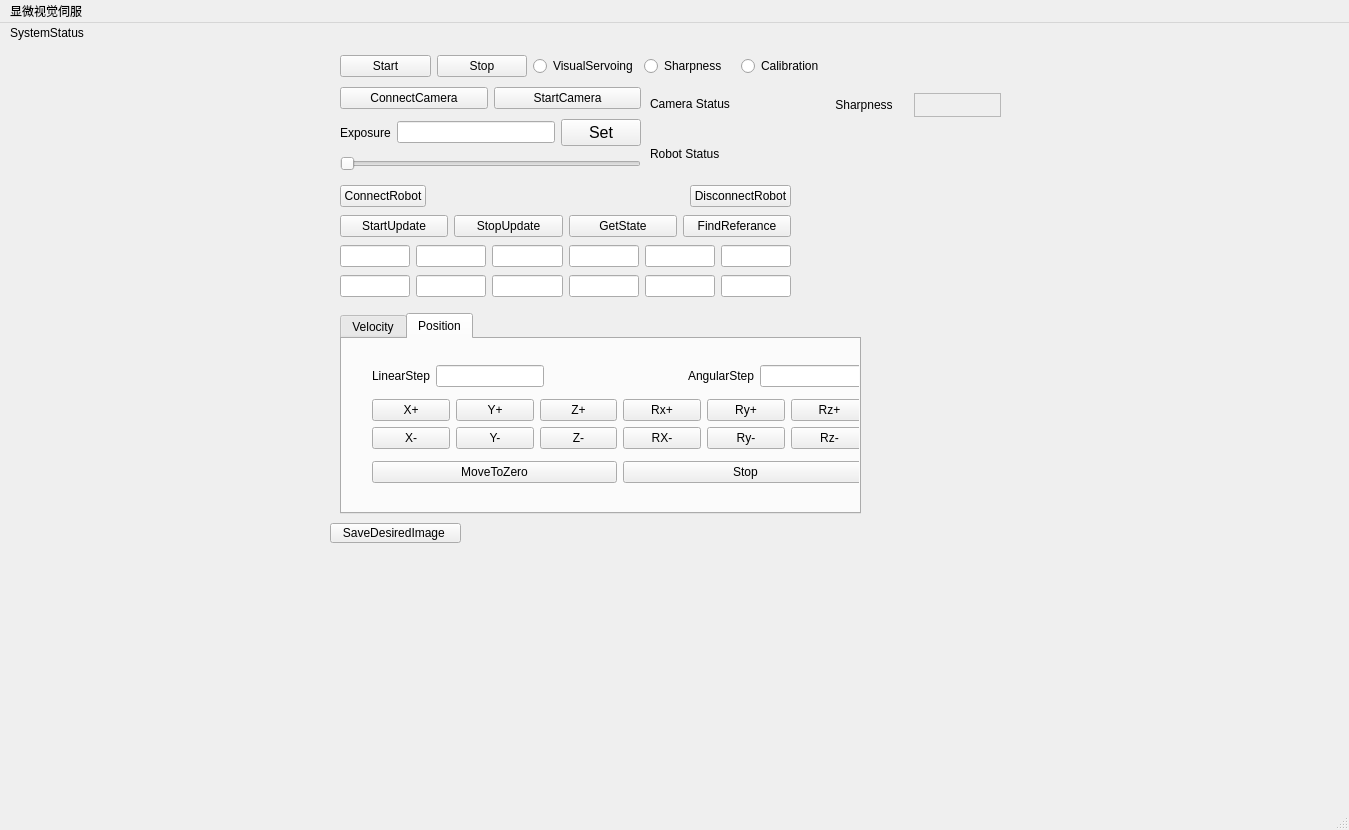
<?xml version="1.0" encoding="UTF-8"?>
<ui version="4.0">
 <class>MainWindow</class>
 <widget class="QMainWindow" name="MainWindow">
  <property name="geometry">
   <rect>
    <x>0</x>
    <y>0</y>
    <width>1349</width>
    <height>830</height>
   </rect>
  </property>
  <property name="windowTitle">
   <string>MainWindow</string>
  </property>
  <widget class="QWidget" name="centralwidget">
   <widget class="QTabWidget" name="Robot_Control">
    <property name="geometry">
     <rect>
      <x>340</x>
      <y>290</y>
      <width>521</width>
      <height>201</height>
     </rect>
    </property>
    <property name="currentIndex">
     <number>1</number>
    </property>
    <widget class="QWidget" name="tab">
     <attribute name="title">
      <string>Velocity</string>
     </attribute>
     <widget class="QWidget" name="verticalLayoutWidget_7">
      <property name="geometry">
       <rect>
        <x>10</x>
        <y>10</y>
        <width>496</width>
        <height>155</height>
       </rect>
      </property>
      <layout class="QVBoxLayout" name="verticalLayout_7">
       <item>
        <layout class="QHBoxLayout" name="horizontalLayout">
         <item>
          <widget class="QLabel" name="label_59">
           <property name="text">
            <string>LinearStep</string>
           </property>
           <property name="alignment">
            <set>Qt::AlignCenter</set>
           </property>
          </widget>
         </item>
         <item>
          <widget class="QLineEdit" name="linear_velocity_step"/>
         </item>
         <item>
          <spacer name="horizontalSpacer">
           <property name="orientation">
            <enum>Qt::Horizontal</enum>
           </property>
           <property name="sizeHint" stdset="0">
            <size>
             <width>40</width>
             <height>20</height>
            </size>
           </property>
          </spacer>
         </item>
         <item>
          <widget class="QLabel" name="label_60">
           <property name="text">
            <string>AngularStep</string>
           </property>
           <property name="alignment">
            <set>Qt::AlignCenter</set>
           </property>
          </widget>
         </item>
         <item>
          <widget class="QLineEdit" name="angular_velocity_step"/>
         </item>
        </layout>
       </item>
       <item>
        <layout class="QHBoxLayout" name="horizontalLayout_2">
         <item>
          <layout class="QVBoxLayout" name="verticalLayout">
           <item>
            <widget class="QPushButton" name="Vx_p">
             <property name="text">
              <string>Vx+</string>
             </property>
            </widget>
           </item>
           <item>
            <widget class="QLineEdit" name="current_vec_x"/>
           </item>
           <item>
            <widget class="QPushButton" name="Vx_n">
             <property name="text">
              <string>Vx-</string>
             </property>
            </widget>
           </item>
          </layout>
         </item>
         <item>
          <layout class="QVBoxLayout" name="verticalLayout_2">
           <item>
            <widget class="QPushButton" name="Vy_p">
             <property name="text">
              <string>Vy+</string>
             </property>
            </widget>
           </item>
           <item>
            <widget class="QLineEdit" name="current_vec_y"/>
           </item>
           <item>
            <widget class="QPushButton" name="Vy_n">
             <property name="text">
              <string>Vy-</string>
             </property>
            </widget>
           </item>
          </layout>
         </item>
         <item>
          <layout class="QVBoxLayout" name="verticalLayout_3">
           <item>
            <widget class="QPushButton" name="Vz_p">
             <property name="text">
              <string>Vz+</string>
             </property>
            </widget>
           </item>
           <item>
            <widget class="QLineEdit" name="current_vec_z"/>
           </item>
           <item>
            <widget class="QPushButton" name="Vz_n">
             <property name="text">
              <string>Vz-</string>
             </property>
            </widget>
           </item>
          </layout>
         </item>
         <item>
          <layout class="QVBoxLayout" name="verticalLayout_6">
           <item>
            <widget class="QPushButton" name="Wx_p">
             <property name="text">
              <string>Wx+</string>
             </property>
            </widget>
           </item>
           <item>
            <widget class="QLineEdit" name="current_vec_rx"/>
           </item>
           <item>
            <widget class="QPushButton" name="Wx_n">
             <property name="text">
              <string>Wx-</string>
             </property>
            </widget>
           </item>
          </layout>
         </item>
         <item>
          <layout class="QVBoxLayout" name="verticalLayout_5">
           <item>
            <widget class="QPushButton" name="Wy_p">
             <property name="text">
              <string>Wy+</string>
             </property>
            </widget>
           </item>
           <item>
            <widget class="QLineEdit" name="current_vec_ry"/>
           </item>
           <item>
            <widget class="QPushButton" name="Wy_n">
             <property name="text">
              <string>Wy-</string>
             </property>
            </widget>
           </item>
          </layout>
         </item>
         <item>
          <layout class="QVBoxLayout" name="verticalLayout_4">
           <item>
            <widget class="QPushButton" name="Wz_p">
             <property name="text">
              <string>Wz+</string>
             </property>
            </widget>
           </item>
           <item>
            <widget class="QLineEdit" name="current_vec_rz"/>
           </item>
           <item>
            <widget class="QPushButton" name="Wz_n">
             <property name="text">
              <string>Wz-</string>
             </property>
            </widget>
           </item>
          </layout>
         </item>
        </layout>
       </item>
       <item>
        <layout class="QHBoxLayout" name="horizontalLayout_14">
         <item>
          <widget class="QPushButton" name="MoveToZero">
           <property name="text">
            <string>MoveToZero</string>
           </property>
          </widget>
         </item>
         <item>
          <widget class="QPushButton" name="Stop">
           <property name="text">
            <string>Stop</string>
           </property>
          </widget>
         </item>
        </layout>
       </item>
      </layout>
     </widget>
    </widget>
    <widget class="QWidget" name="tab_2">
     <attribute name="title">
      <string>Position</string>
     </attribute>
     <widget class="QWidget" name="verticalLayoutWidget_11">
      <property name="geometry">
       <rect>
        <x>30</x>
        <y>20</y>
        <width>496</width>
        <height>131</height>
       </rect>
      </property>
      <layout class="QVBoxLayout" name="verticalLayout_17">
       <item>
        <layout class="QHBoxLayout" name="horizontalLayout_10">
         <item>
          <layout class="QHBoxLayout" name="horizontalLayout_8">
           <item>
            <widget class="QLabel" name="label_61">
             <property name="text">
              <string>LinearStep</string>
             </property>
             <property name="alignment">
              <set>Qt::AlignCenter</set>
             </property>
            </widget>
           </item>
           <item>
            <widget class="QLineEdit" name="linear_position_step"/>
           </item>
          </layout>
         </item>
         <item>
          <spacer name="horizontalSpacer_3">
           <property name="orientation">
            <enum>Qt::Horizontal</enum>
           </property>
           <property name="sizeHint" stdset="0">
            <size>
             <width>40</width>
             <height>20</height>
            </size>
           </property>
          </spacer>
         </item>
         <item>
          <layout class="QHBoxLayout" name="horizontalLayout_9">
           <item>
            <widget class="QLabel" name="label_62">
             <property name="text">
              <string>AngularStep</string>
             </property>
             <property name="alignment">
              <set>Qt::AlignCenter</set>
             </property>
            </widget>
           </item>
           <item>
            <widget class="QLineEdit" name="angular_position_step"/>
           </item>
          </layout>
         </item>
        </layout>
       </item>
       <item>
        <layout class="QHBoxLayout" name="horizontalLayout_4">
         <item>
          <layout class="QVBoxLayout" name="verticalLayout_11">
           <item>
            <widget class="QPushButton" name="Px_p">
             <property name="text">
              <string>X+</string>
             </property>
            </widget>
           </item>
           <item>
            <widget class="QPushButton" name="Px_n">
             <property name="text">
              <string>X-</string>
             </property>
            </widget>
           </item>
          </layout>
         </item>
         <item>
          <layout class="QVBoxLayout" name="verticalLayout_13">
           <item>
            <widget class="QPushButton" name="Py_p">
             <property name="text">
              <string>Y+</string>
             </property>
            </widget>
           </item>
           <item>
            <widget class="QPushButton" name="Py_n">
             <property name="text">
              <string>Y-</string>
             </property>
            </widget>
           </item>
          </layout>
         </item>
         <item>
          <layout class="QVBoxLayout" name="verticalLayout_12">
           <item>
            <widget class="QPushButton" name="Pz_p">
             <property name="text">
              <string>Z+</string>
             </property>
            </widget>
           </item>
           <item>
            <widget class="QPushButton" name="Pz_n">
             <property name="text">
              <string>Z-</string>
             </property>
            </widget>
           </item>
          </layout>
         </item>
         <item>
          <layout class="QVBoxLayout" name="verticalLayout_14">
           <item>
            <widget class="QPushButton" name="Rx_p">
             <property name="text">
              <string>Rx+</string>
             </property>
            </widget>
           </item>
           <item>
            <widget class="QPushButton" name="Rx_n">
             <property name="text">
              <string>RX-</string>
             </property>
            </widget>
           </item>
          </layout>
         </item>
         <item>
          <layout class="QVBoxLayout" name="verticalLayout_18">
           <item>
            <widget class="QPushButton" name="Ry_p">
             <property name="text">
              <string>Ry+</string>
             </property>
            </widget>
           </item>
           <item>
            <widget class="QPushButton" name="Ry_n">
             <property name="text">
              <string>Ry-</string>
             </property>
            </widget>
           </item>
          </layout>
         </item>
         <item>
          <layout class="QVBoxLayout" name="verticalLayout_15">
           <item>
            <widget class="QPushButton" name="Rz_p">
             <property name="text">
              <string>Rz+</string>
             </property>
            </widget>
           </item>
           <item>
            <widget class="QPushButton" name="Rz_n">
             <property name="text">
              <string>Rz-</string>
             </property>
            </widget>
           </item>
          </layout>
         </item>
        </layout>
       </item>
       <item>
        <layout class="QHBoxLayout" name="horizontalLayout_18">
         <item>
          <widget class="QPushButton" name="MoveToZero_2">
           <property name="text">
            <string>MoveToZero</string>
           </property>
          </widget>
         </item>
         <item>
          <widget class="QPushButton" name="Stop_2">
           <property name="text">
            <string>Stop</string>
           </property>
          </widget>
         </item>
        </layout>
       </item>
      </layout>
     </widget>
    </widget>
   </widget>
   <widget class="QWidget" name="verticalLayoutWidget_8">
    <property name="geometry">
     <rect>
      <x>340</x>
      <y>160</y>
      <width>451</width>
      <height>118</height>
     </rect>
    </property>
    <layout class="QVBoxLayout" name="verticalLayout_8">
     <item>
      <layout class="QHBoxLayout" name="horizontalLayout_3">
       <item>
        <widget class="QPushButton" name="connect">
         <property name="text">
          <string>ConnectRobot</string>
         </property>
        </widget>
       </item>
       <item>
        <spacer name="horizontalSpacer_2">
         <property name="orientation">
          <enum>Qt::Horizontal</enum>
         </property>
         <property name="sizeHint" stdset="0">
          <size>
           <width>40</width>
           <height>20</height>
          </size>
         </property>
        </spacer>
       </item>
       <item>
        <widget class="QPushButton" name="disconnect">
         <property name="text">
          <string>DisconnectRobot</string>
         </property>
        </widget>
       </item>
      </layout>
     </item>
     <item>
      <layout class="QHBoxLayout" name="horizontalLayout_5">
       <item>
        <widget class="QPushButton" name="StartUpdate">
         <property name="text">
          <string>StartUpdate</string>
         </property>
        </widget>
       </item>
       <item>
        <widget class="QPushButton" name="StopUpdate">
         <property name="text">
          <string>StopUpdate</string>
         </property>
        </widget>
       </item>
       <item>
        <widget class="QPushButton" name="getState">
         <property name="text">
          <string>GetState</string>
         </property>
        </widget>
       </item>
       <item>
        <widget class="QPushButton" name="FindReferance">
         <property name="text">
          <string>FindReferance</string>
         </property>
        </widget>
       </item>
      </layout>
     </item>
     <item>
      <layout class="QHBoxLayout" name="horizontalLayout_15">
       <item>
        <widget class="QLineEdit" name="current_pos_x"/>
       </item>
       <item>
        <widget class="QLineEdit" name="current_pos_y"/>
       </item>
       <item>
        <widget class="QLineEdit" name="current_pos_z"/>
       </item>
       <item>
        <widget class="QLineEdit" name="current_pos_rx"/>
       </item>
       <item>
        <widget class="QLineEdit" name="current_pos_ry"/>
       </item>
       <item>
        <widget class="QLineEdit" name="current_pos_rz"/>
       </item>
      </layout>
     </item>
     <item>
      <layout class="QHBoxLayout" name="horizontalLayout_17">
       <item>
        <widget class="QLineEdit" name="current_joint_pos_1"/>
       </item>
       <item>
        <widget class="QLineEdit" name="current_joint_pos_2"/>
       </item>
       <item>
        <widget class="QLineEdit" name="current_joint_pos_3"/>
       </item>
       <item>
        <widget class="QLineEdit" name="current_joint_pos_4"/>
       </item>
       <item>
        <widget class="QLineEdit" name="current_joint_pos_5"/>
       </item>
       <item>
        <widget class="QLineEdit" name="current_joint_pos_6"/>
       </item>
      </layout>
     </item>
    </layout>
   </widget>
   <widget class="QWidget" name="verticalLayoutWidget_9">
    <property name="geometry">
     <rect>
      <x>340</x>
      <y>60</y>
      <width>301</width>
      <height>92</height>
     </rect>
    </property>
    <layout class="QVBoxLayout" name="verticalLayout_9">
     <item>
      <layout class="QHBoxLayout" name="horizontalLayout_6">
       <item>
        <widget class="QPushButton" name="pushButton_Connect">
         <property name="text">
          <string>ConnectCamera</string>
         </property>
         <property name="checkable">
          <bool>true</bool>
         </property>
        </widget>
       </item>
       <item>
        <widget class="QPushButton" name="pushButton_StartCamera">
         <property name="text">
          <string>StartCamera</string>
         </property>
         <property name="checkable">
          <bool>true</bool>
         </property>
        </widget>
       </item>
      </layout>
     </item>
     <item>
      <layout class="QHBoxLayout" name="horizontalLayout_7">
       <item>
        <widget class="QLabel" name="label_6">
         <property name="text">
          <string>Exposure</string>
         </property>
        </widget>
       </item>
       <item>
        <widget class="QLineEdit" name="lineEdit_expose"/>
       </item>
       <item>
        <widget class="QPushButton" name="expose">
         <property name="font">
          <font>
           <pointsize>12</pointsize>
          </font>
         </property>
         <property name="text">
          <string>Set</string>
         </property>
        </widget>
       </item>
      </layout>
     </item>
     <item>
      <widget class="QSlider" name="horizontalSliderExpose">
       <property name="orientation">
        <enum>Qt::Horizontal</enum>
       </property>
      </widget>
     </item>
    </layout>
   </widget>
   <widget class="QLabel" name="label_SystemStatus">
    <property name="geometry">
     <rect>
      <x>10</x>
      <y>0</y>
      <width>281</width>
      <height>20</height>
     </rect>
    </property>
    <property name="text">
     <string>SystemStatus</string>
    </property>
   </widget>
   <widget class="QLabel" name="label_RobotStatus">
    <property name="geometry">
     <rect>
      <x>650</x>
      <y>110</y>
      <width>81</width>
      <height>41</height>
     </rect>
    </property>
    <property name="text">
     <string>Robot Status</string>
    </property>
   </widget>
   <widget class="QLabel" name="label_CameraStatus">
    <property name="geometry">
     <rect>
      <x>650</x>
      <y>60</y>
      <width>111</width>
      <height>41</height>
     </rect>
    </property>
    <property name="text">
     <string>Camera Status</string>
    </property>
   </widget>
   <widget class="QWidget" name="horizontalLayoutWidget">
    <property name="geometry">
     <rect>
      <x>340</x>
      <y>30</y>
      <width>491</width>
      <height>26</height>
     </rect>
    </property>
    <layout class="QHBoxLayout" name="horizontalLayout_11">
     <item>
      <widget class="QPushButton" name="pushButton_Start">
       <property name="text">
        <string>Start</string>
       </property>
      </widget>
     </item>
     <item>
      <widget class="QPushButton" name="pushButton_Stop">
       <property name="enabled">
        <bool>true</bool>
       </property>
       <property name="text">
        <string>Stop</string>
       </property>
      </widget>
     </item>
     <item>
      <widget class="QRadioButton" name="radioButton_VisualServoing">
       <property name="text">
        <string>VisualServoing</string>
       </property>
      </widget>
     </item>
     <item>
      <widget class="QRadioButton" name="radioButton_Sharpness">
       <property name="text">
        <string>Sharpness</string>
       </property>
      </widget>
     </item>
     <item>
      <widget class="QRadioButton" name="radioButton_Calibration">
       <property name="text">
        <string>Calibration</string>
       </property>
      </widget>
     </item>
    </layout>
   </widget>
   <widget class="QPushButton" name="SaveDesiredImage">
    <property name="geometry">
     <rect>
      <x>330</x>
      <y>500</y>
      <width>131</width>
      <height>20</height>
     </rect>
    </property>
    <property name="text">
     <string>SaveDesiredImage </string>
    </property>
   </widget>
   <widget class="QLabel" name="label_pic">
    <property name="geometry">
     <rect>
      <x>10</x>
      <y>50</y>
      <width>319</width>
      <height>237</height>
     </rect>
    </property>
    <property name="styleSheet">
     <string notr="true">
border-top-color: rgb(85, 255, 0);</string>
    </property>
    <property name="text">
     <string/>
    </property>
   </widget>
   <widget class="QLabel" name="label_pic_desired">
    <property name="geometry">
     <rect>
      <x>10</x>
      <y>300</y>
      <width>319</width>
      <height>237</height>
     </rect>
    </property>
    <property name="styleSheet">
     <string notr="true">border-color: rgb(170, 85, 0);
border-width: 2px</string>
    </property>
    <property name="text">
     <string/>
    </property>
   </widget>
   <widget class="QWidget" name="layoutWidget">
    <property name="geometry">
     <rect>
      <x>10</x>
      <y>540</y>
      <width>851</width>
      <height>241</height>
     </rect>
    </property>
    <layout class="QHBoxLayout" name="horizontalLayout_12">
     <item>
      <widget class="QChartView" name="charts_feature_error" native="true">
       <property name="font">
        <font>
         <family>Arial</family>
        </font>
       </property>
      </widget>
     </item>
     <item>
      <widget class="QChartView" name="charts_linear_velocity" native="true">
       <property name="font">
        <font>
         <family>Arial</family>
        </font>
       </property>
      </widget>
     </item>
     <item>
      <widget class="QChartView" name="charts_angular_velocity" native="true">
       <property name="font">
        <font>
         <family>Arial</family>
        </font>
       </property>
      </widget>
     </item>
    </layout>
   </widget>
   <widget class="QWidget" name="">
    <property name="geometry">
     <rect>
      <x>820</x>
      <y>70</y>
      <width>181</width>
      <height>24</height>
     </rect>
    </property>
    <layout class="QHBoxLayout" name="horizontalLayout_13">
     <item>
      <widget class="QLabel" name="label_CameraStatus_2">
       <property name="text">
        <string>Sharpness</string>
       </property>
       <property name="alignment">
        <set>Qt::AlignCenter</set>
       </property>
      </widget>
     </item>
     <item>
      <widget class="QLabel" name="SharpnessValue">
       <property name="frameShape">
        <enum>QFrame::StyledPanel</enum>
       </property>
       <property name="text">
        <string/>
       </property>
       <property name="margin">
        <number>2</number>
       </property>
      </widget>
     </item>
    </layout>
   </widget>
   <widget class="QChartView" name="charts_sharpness" native="true">
    <property name="geometry">
     <rect>
      <x>930</x>
      <y>120</y>
      <width>280</width>
      <height>239</height>
     </rect>
    </property>
    <property name="font">
     <font>
      <family>Arial</family>
     </font>
    </property>
   </widget>
  </widget>
  <widget class="QMenuBar" name="menubar">
   <property name="geometry">
    <rect>
     <x>0</x>
     <y>0</y>
     <width>1349</width>
     <height>19</height>
    </rect>
   </property>
   <widget class="QMenu" name="menu">
    <property name="title">
     <string>显微视觉伺服</string>
    </property>
   </widget>
   <addaction name="menu"/>
  </widget>
  <widget class="QStatusBar" name="statusbar"/>
 </widget>
 <customwidgets>
  <customwidget>
   <class>QChartView</class>
   <extends>QWidget</extends>
   <header>qchartview.h</header>
   <container>1</container>
  </customwidget>
 </customwidgets>
 <resources/>
 <connections/>
</ui>
